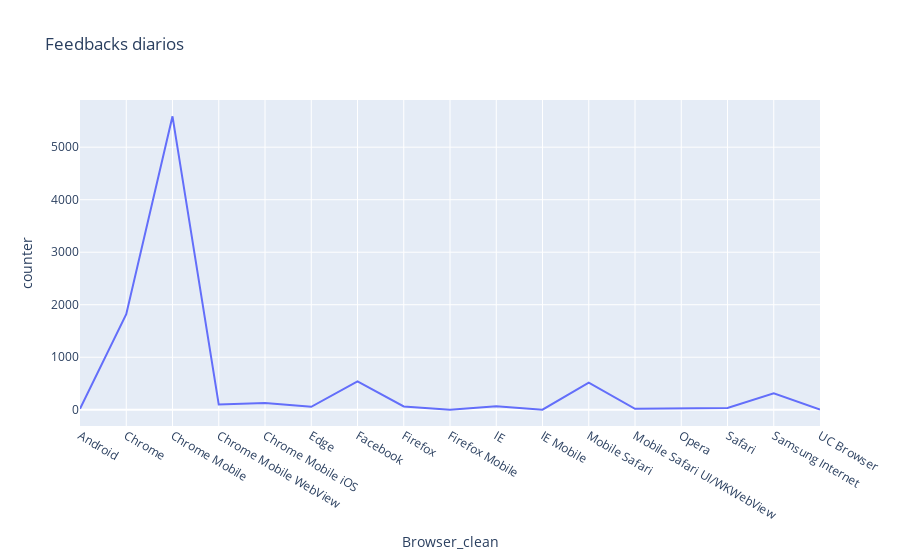

Notebook code for this chart:
### Code cell
print(df_browser.counter.mean())
px.line(df_browser, x="Browser_clean", y="counter", title="Feedbacks diarios")

### Figure 1 — Plotly figure (JSON) as saved in the notebook; plotly's stock layout.template omitted (floating-point values rounded to 4 significant figures)
{"data": [{"hovertemplate": "Browser_clean=%{x}<br>counter=%{y}<extra></extra>", "legendgroup": "", "line": {"color": "#636efa", "dash": "solid"}, "marker": {"symbol": "circle"}, "mode": "lines", "name": "", "orientation": "v", "showlegend": false, "type": "scatter", "x": ["Android", "Chrome", "Chrome Mobile", "Chrome Mobile WebView", "Chrome Mobile iOS", "Edge", "Facebook", "Firefox", "Firefox Mobile", "IE", "IE Mobile", "Mobile Safari", "Mobile Safari UI/WKWebView", "Opera", "Safari", "Samsung Internet", "UC Browser"], "xaxis": "x", "y": [18, 1820, 5588, 99, 127, 56, 539, 63, 1, 67, 2, 516, 19, 28, 34, 312, 4], "yaxis": "y"}], "layout": {"legend": {"tracegroupgap": 0}, "title": {"text": "Feedbacks diarios"}, "xaxis": {"anchor": "y", "domain": [0, 1], "title": {"text": "Browser_clean"}}, "yaxis": {"anchor": "x", "domain": [0, 1], "title": {"text": "counter"}}}}
